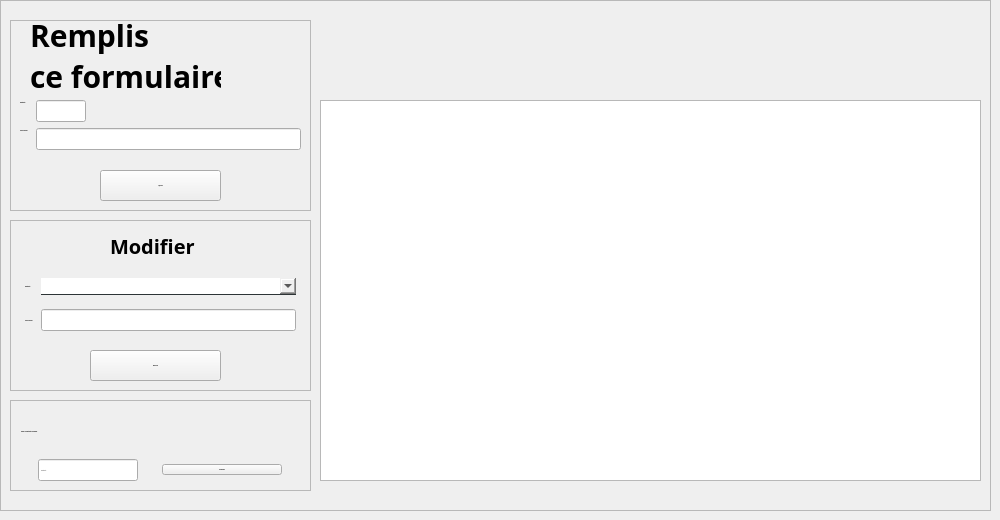
       <widget class="QWidget" name="listedeschantiers">
        <attribute name="title">
         <string>Type de service</string>
        </attribute>
        <widget class="QFrame" name="frame_3">
         <property name="geometry">
          <rect>
           <x>0</x>
           <y>0</y>
           <width>991</width>
           <height>511</height>
          </rect>
         </property>
         <property name="frameShape">
          <enum>QFrame::StyledPanel</enum>
         </property>
         <property name="frameShadow">
          <enum>QFrame::Raised</enum>
         </property>
         <widget class="QTableView" name="tab1">
          <property name="geometry">
           <rect>
            <x>320</x>
            <y>100</y>
            <width>661</width>
            <height>381</height>
           </rect>
          </property>
          <property name="styleSheet">
           <string notr="true"/>
          </property>
         </widget>
         <widget class="QFrame" name="frame_4">
          <property name="geometry">
           <rect>
            <x>10</x>
            <y>220</y>
            <width>301</width>
            <height>171</height>
           </rect>
          </property>
          <property name="frameShape">
           <enum>QFrame::StyledPanel</enum>
          </property>
          <property name="frameShadow">
           <enum>QFrame::Raised</enum>
          </property>
          <widget class="QWidget" name="gridLayoutWidget_2">
           <property name="geometry">
            <rect>
             <x>15</x>
             <y>50</y>
             <width>271</width>
             <height>71</height>
            </rect>
           </property>
           <layout class="QGridLayout" name="gridLayout_2">
            <property name="sizeConstraint">
             <enum>QLayout::SetDefaultConstraint</enum>
            </property>
            <property name="horizontalSpacing">
             <number>6</number>
            </property>
            <item row="0" column="0">
             <widget class="QLabel" name="label_12">
              <property name="font">
               <font>
                <family>century gothic</family>
                <pointsize>-1</pointsize>
                <weight>75</weight>
                <bold>true</bold>
               </font>
              </property>
              <property name="text">
               <string>Identifiant :</string>
              </property>
             </widget>
            </item>
            <item row="1" column="1">
             <widget class="QLineEdit" name="ad_chmo"/>
            </item>
            <item row="0" column="1">
             <widget class="QComboBox" name="id_combo">
              <property name="contextMenuPolicy">
               <enum>Qt::NoContextMenu</enum>
              </property>
              <property name="styleSheet">
               <string notr="true">QComboBox{
border:none;
border-bottom:1px solid #2d3436;
}
QComboBox::hover{
background: rgba(119,181,254,0.5);
}</string>
              </property>
              <property name="currentText">
               <string/>
              </property>
             </widget>
            </item>
            <item row="1" column="0">
             <widget class="QLabel" name="label_15">
              <property name="font">
               <font>
                <family>century gothic</family>
                <pointsize>-1</pointsize>
                <weight>75</weight>
                <bold>true</bold>
               </font>
              </property>
              <property name="text">
               <string>Type de service :</string>
              </property>
             </widget>
            </item>
           </layout>
          </widget>
          <widget class="QPushButton" name="modifierTypeService">
           <property name="geometry">
            <rect>
             <x>80</x>
             <y>130</y>
             <width>131</width>
             <height>31</height>
            </rect>
           </property>
           <property name="font">
            <font>
             <family>century gothic</family>
             <pointsize>-1</pointsize>
             <weight>75</weight>
             <bold>true</bold>
            </font>
           </property>
           <property name="text">
            <string>MODIFIER</string>
           </property>
          </widget>
          <widget class="QLabel" name="label_70">
           <property name="geometry">
            <rect>
             <x>100</x>
             <y>0</y>
             <width>91</width>
             <height>51</height>
            </rect>
           </property>
           <property name="font">
            <font>
             <family>century gothic</family>
             <pointsize>-1</pointsize>
             <weight>75</weight>
             <bold>true</bold>
            </font>
           </property>
           <property name="styleSheet">
            <string notr="true">font-family:century gothic;
font-size:20px;</string>
           </property>
           <property name="text">
            <string>Modifier</string>
           </property>
          </widget>
         </widget>
         <widget class="QFrame" name="frame1_3">
          <property name="geometry">
           <rect>
            <x>10</x>
            <y>400</y>
            <width>301</width>
            <height>91</height>
           </rect>
          </property>
          <property name="frameShape">
           <enum>QFrame::StyledPanel</enum>
          </property>
          <property name="frameShadow">
           <enum>QFrame::Raised</enum>
          </property>
         </widget>
         <widget class="QPushButton" name="refresh">
          <property name="geometry">
           <rect>
            <x>350</x>
            <y>20</y>
            <width>61</width>
            <height>51</height>
           </rect>
          </property>
          <property name="styleSheet">
           <string notr="true">QPushButton{
background-color: transparent;

background: none;
border: none;
background-repeat: none;
}
</string>
          </property>
         </widget>
         <widget class="QWidget" name="verticalLayoutWidget_4">
          <property name="geometry">
           <rect>
            <x>20</x>
            <y>410</y>
            <width>281</width>
            <height>71</height>
           </rect>
          </property>
          <layout class="QVBoxLayout" name="verticalLayout_5">
           <item>
            <widget class="QLabel" name="label_65">
             <property name="font">
              <font>
               <family>century gothic</family>
               <pointsize>-1</pointsize>
               <weight>75</weight>
               <bold>true</bold>
              </font>
             </property>
             <property name="styleSheet">
              <string notr="true">QLabel{
color: black;

border: none;
}</string>
             </property>
             <property name="text">
              <string>    Choisir un identifant à supprimer</string>
             </property>
            </widget>
           </item>
           <item>
            <layout class="QHBoxLayout" name="horizontalLayout_5">
             <item>
              <widget class="QLineEdit" name="sup_id">
               <property name="maximumSize">
                <size>
                 <width>100</width>
                 <height>16777215</height>
                </size>
               </property>
               <property name="font">
                <font>
                 <family>century gothic</family>
                 <pointsize>-1</pointsize>
                 <weight>75</weight>
                 <bold>true</bold>
                </font>
               </property>
               <property name="text">
                <string/>
               </property>
               <property name="placeholderText">
                <string>Identifiant </string>
               </property>
              </widget>
             </item>
             <item>
              <widget class="QPushButton" name="supprimerchantier">
               <property name="maximumSize">
                <size>
                 <width>120</width>
                 <height>16777215</height>
                </size>
               </property>
               <property name="font">
                <font>
                 <family>century gothic</family>
                 <pointsize>-1</pointsize>
                 <weight>75</weight>
                 <bold>true</bold>
                </font>
               </property>
               <property name="text">
                <string>SUPPRIMER</string>
               </property>
              </widget>
             </item>
            </layout>
           </item>
          </layout>
         </widget>
         <widget class="QFrame" name="frame_2">
          <property name="geometry">
           <rect>
            <x>10</x>
            <y>20</y>
            <width>301</width>
            <height>191</height>
           </rect>
          </property>
          <property name="frameShape">
           <enum>QFrame::StyledPanel</enum>
          </property>
          <property name="frameShadow">
           <enum>QFrame::Raised</enum>
          </property>
          <widget class="QPushButton" name="addTypeService">
           <property name="geometry">
            <rect>
             <x>90</x>
             <y>150</y>
             <width>121</width>
             <height>31</height>
            </rect>
           </property>
           <property name="font">
            <font>
             <family>century gothic</family>
             <pointsize>-1</pointsize>
             <weight>75</weight>
             <bold>true</bold>
            </font>
           </property>
           <property name="text">
            <string>AJOUTER</string>
           </property>
          </widget>
          <widget class="QLabel" name="label_69">
           <property name="geometry">
            <rect>
             <x>20</x>
             <y>0</y>
             <width>191</width>
             <height>71</height>
            </rect>
           </property>
           <property name="font">
            <font>
             <family>century gothic</family>
             <pointsize>-1</pointsize>
             <weight>75</weight>
             <bold>true</bold>
            </font>
           </property>
           <property name="styleSheet">
            <string notr="true">font-family:century gothic;
font-size:30px;</string>
           </property>
           <property name="text">
            <string>Remplis 
ce formulaire</string>
           </property>
          </widget>
          <widget class="QWidget" name="formLayoutWidget">
           <property name="geometry">
            <rect>
             <x>10</x>
             <y>80</y>
             <width>281</width>
             <height>61</height>
            </rect>
           </property>
           <layout class="QFormLayout" name="formLayout">
            <item row="0" column="0">
             <widget class="QLabel" name="label_7">
              <property name="font">
               <font>
                <family>century gothic</family>
                <pointsize>-1</pointsize>
                <weight>75</weight>
                <bold>true</bold>
               </font>
              </property>
              <property name="text">
               <string>Identifiant :</string>
              </property>
             </widget>
            </item>
            <item row="0" column="1">
             <widget class="QLineEdit" name="lineeditid">
              <property name="maximumSize">
               <size>
                <width>50</width>
                <height>16777215</height>
               </size>
              </property>
             </widget>
            </item>
            <item row="1" column="0">
             <widget class="QLabel" name="label_8">
              <property name="font">
               <font>
                <family>century gothic</family>
                <pointsize>-1</pointsize>
                <weight>75</weight>
                <bold>true</bold>
               </font>
              </property>
              <property name="text">
               <string>Type de service :</string>
              </property>
             </widget>
            </item>
            <item row="1" column="1">
             <widget class="QLineEdit" name="lineEditadres">
              <property name="minimumSize">
               <size>
                <width>50</width>
                <height>0</height>
               </size>
              </property>
             </widget>
            </item>
           </layout>
          </widget>
         </widget>
         <zorder>frame1_3</zorder>
         <zorder>tab1</zorder>
         <zorder>frame_4</zorder>
         <zorder>refresh</zorder>
         <zorder>verticalLayoutWidget_4</zorder>
         <zorder>frame_2</zorder>
        </widget>
       </widget>
